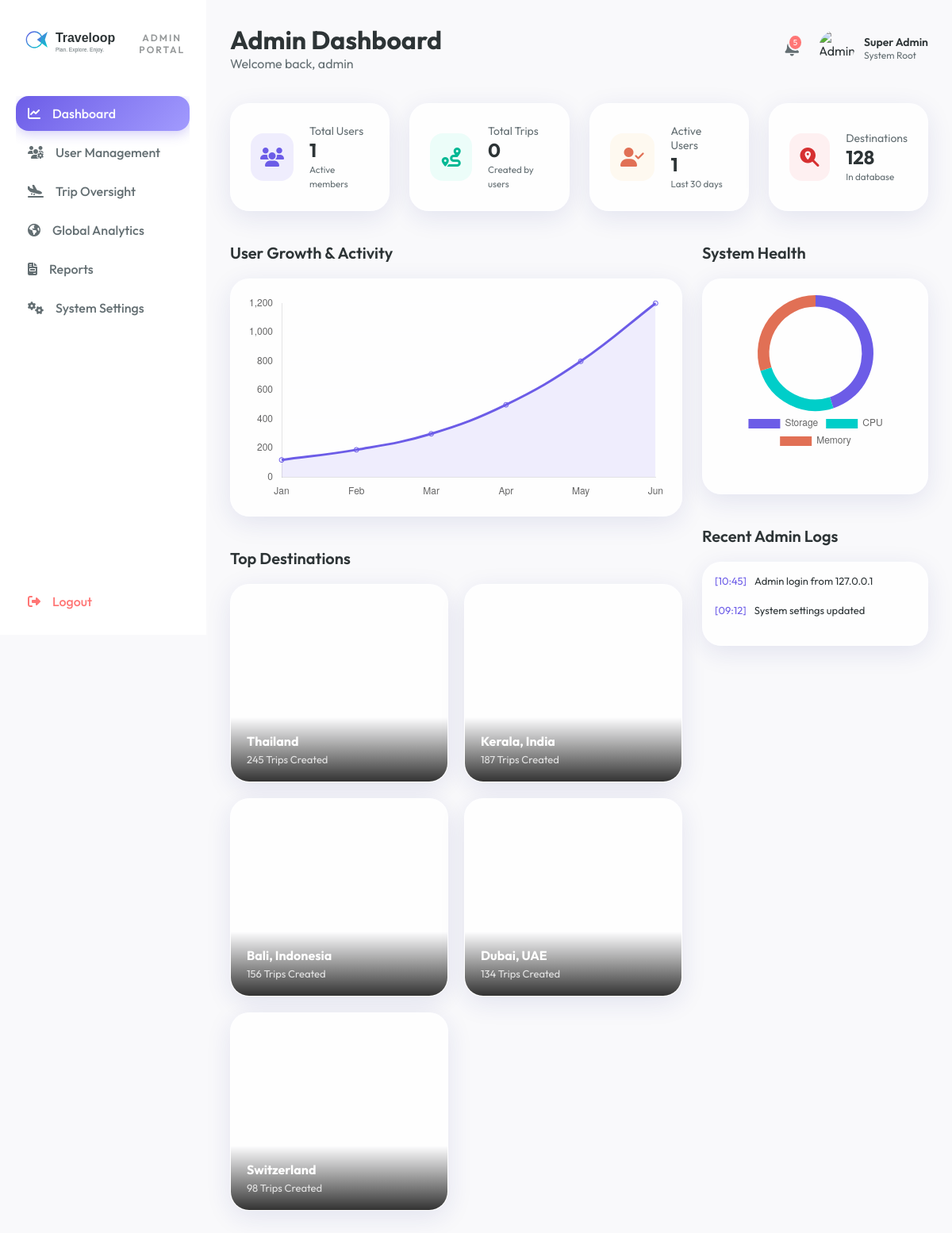
Screenshot of /admin/dashboard (signed in) with the database file from the repository.
### backend/models/analytics_model.py (models this page shows)
class DestinationAnalytics(db.Model):
    __tablename__ = 'destination_analytics'
    id = db.Column(db.Integer, primary_key=True)
    destination_name = db.Column(db.String(100), nullable=False)
    search_count = db.Column(db.Integer, default=0)
    trip_count = db.Column(db.Integer, default=0)
    last_updated = db.Column(db.DateTime, default=datetime.utcnow, onupdate=datetime.utcnow)

### backend/routes/admin_routes.py (the view)
@admin_bp.route('/dashboard')
def dashboard():
    if not is_admin():
        return redirect(url_for('admin.login'))
    stats = {
        'total_users': User.query.count(),
        'total_trips': Trip.query.count(),
        'active_users': User.query.filter(User.created_at >= datetime.utcnow() - timedelta(days=30)).count(),
        'popular_destinations': DestinationAnalytics.query.order_by(DestinationAnalytics.trip_count.desc()).limit(5).all()
    }
    return render_template('admin/dashboard.html', stats=stats)

### backend/routes/admin_routes.py (called while the page is built)
def is_admin():
    return 'admin_id' in session

### frontend/templates/admin/dashboard.html (shortened to what this page needs)
{% extends 'admin/layouts/base.html' %}
{% block content %}
<div class="stats-grid">
    <div class="stat-card glass-card">
        <div class="stat-icon blue">
            <i class="fas fa-users"></i>
        </div>
        <div class="stat-info">
            <p>Total Users</p>
            <h3>{{ stats.total_users }}</h3>
            <p><small>Active members</small></p>
        </div>
    </div>
    <div class="stat-card glass-card">
        <div class="stat-icon green">
            <i class="fas fa-route"></i>
        </div>
        <div class="stat-info">
            <p>Total Trips</p>
            <h3>{{ stats.total_trips }}</h3>
            <p><small>Created by users</small></p>
        </div>
    </div>
    <div class="stat-card glass-card">
        <div class="stat-icon orange">
            <i class="fas fa-user-check"></i>
        </div>
        <div class="stat-info">
            <p>Active Users</p>
            <h3>{{ stats.active_users }}</h3>
            <p><small>Last 30 days</small></p>
        </div>
    </div>
    <div class="stat-card glass-card">
        <div class="stat-icon red">
            <i class="fas fa-search-location"></i>
        </div>
        <div class="stat-info">
            <p>Destinations</p>
            <h3>128</h3>
            <p><small>In database</small></p>
        </div>
    </div>
</div>
<div class="dashboard-grid">
    <div class="dashboard-left">
        <div class="section-header">
            <h2>User Growth & Activity</h2>
        </div>
        <div class="glass-card" style="padding: 20px; height: 300px;">
            <canvas id="growthChart"></canvas>
        </div>
        <div class="section-header" style="margin-top: 40px;">
            <h2>Top Destinations</h2>
        </div>
        <div class="destinations-row">
            {% for dest in stats.popular_destinations %}
            <div class="destination-card-mini glass-card">
                <div class="dest-overlay">
                    <h4>{{ dest.destination_name }}</h4>
                    <p>{{ dest.trip_count }} Trips Created</p>
                </div>
            </div>
            {% else %}
            <div class="glass-card" style="padding: 20px; width: 100%; text-align: center;">
                <p>No popular destinations found yet.</p>
            </div>
            {% endfor %}
        </div>
    </div>
    <div class="dashboard-right">
        <div class="section-header">
            <h2>System Health</h2>
        </div>
        <div class="glass-card" style="padding: 20px;">
            <div class="chart-container">
                <canvas id="healthChart"></canvas>
            </div>
        </div>
        <div class="section-header" style="margin-top: 40px;">
            <h2>Recent Admin Logs</h2>
        </div>
        <div class="glass-card" style="padding: 0;">
            <div class="log-list" style="padding: 15px;">
                <div class="log-item" style="display: flex; gap: 10px; margin-bottom: 10px; font-size: 13px; border-bottom: 1px solid rgba(255,255,255,0.05); padding-bottom: 10px;">
                    <span style="color: var(--primary-color)">[10:45]</span>
                    <span>Admin login from 127.0.0.1</span>
                </div>
                <div class="log-item" style="display: flex; gap: 10px; margin-bottom: 10px; font-size: 13px; border-bottom: 1px solid rgba(255,255,255,0.05); padding-bottom: 10px;">
                    <span style="color: var(--primary-color)">[09:12]</span>
                    <span>System settings updated</span>
                </div>
            </div>
        </div>
    </div>
</div>
{% endblock %}
{% block extra_js %}
<script>
document.addEventListener('DOMContentLoaded', function() {
    // Growth Chart
    const growthCtx = document.getElementById('growthChart').getContext('2d');
    new Chart(growthCtx, {
        type: 'line',
        data: {
            labels: ['Jan', 'Feb', 'Mar', 'Apr', 'May', 'Jun'],
            datasets: [{
                label: 'User Signups',
                data: [120, 190, 300, 500, 800, 1200],
                borderColor: '#6c5ce7',
                tension: 0.4,
                fill: true,
                backgroundColor: 'rgba(108, 92, 231, 0.1)'
            }]
        },
        options: {
            responsive: true,
            maintainAspectRatio: false,
            plugins: { legend: { display: false } },
            scales: {
                y: { grid: { color: 'rgba(255,255,255,0.05)' } },
                x: { grid: { display: false } }
            }
        }
    });
    // Health Chart (Doughnut)
    const healthCtx = document.getElementById('healthChart').getContext('2d');
    new Chart(healthCtx, {
        type: 'doughnut',
        data: {
            labels: ['Storage', 'CPU', 'Memory'],
            datasets: [{
                data: [45, 25, 30],
                backgroundColor: ['#6c5ce7', '#00cec9', '#e17055'],
                borderWidth: 0
            }]
        },
        options: {
            cutout: '80%',
            plugins: { legend: { position: 'bottom' } }
        }
    });
});
</script>
{% endblock %}

### frontend/templates/admin/layouts/base.html (shortened to what this page needs)
<!DOCTYPE html>
<html lang="en">
<head>
    <link rel="stylesheet" href="{{ url_for('static', filename='css/variables.css') }}">
    <link rel="stylesheet" href="{{ url_for('static', filename='css/global.css') }}">
    <link rel="stylesheet" href="{{ url_for('static', filename='css/glassmorphism.css') }}">
    <link rel="stylesheet" href="{{ url_for('static', filename='css/sidebar.css') }}">
    <link rel="stylesheet" href="{{ url_for('static', filename='css/dashboard.css') }}">
    <link rel="stylesheet" href="{{ url_for('static', filename='css/animations.css') }}">
    <link rel="stylesheet" href="https://cdnjs.cloudflare.com/ajax/libs/font-awesome/6.4.0/css/all.min.css">
</head>
<body class="admin-theme">
    <div class="main-container">
        {% include 'admin/layouts/sidebar.html' %}
        <div class="content-wrapper">
            <header class="navbar">
                <div class="nav-left">
                    <div class="greeting">
                        <h1>Admin Dashboard</h1>
                        <p>Welcome back, {{ session.get('admin_username') }}</p>
                    </div>
                </div>
                <div class="nav-right">
                    <div class="nav-icon-btn">
                        <span class="notification-badge">5</span>
                    </div>
                    <div class="user-profile-dropdown">
                        <img src="{{ url_for('static', filename='images/avatars/admin.png') }}" alt="Admin" class="profile-img">
                        <div class="profile-info">
                            <span class="profile-name">Super Admin</span>
                            <span class="profile-role">System Root</span>
                        </div>
                    </div>
                </div>
            </header>
            <main id="main-content" class="fade-in">
                {% block content %}{% endblock %}
            </main>
        </div>
    </div>
    {% block extra_js %}{% endblock %}
</body>
</html>

### frontend/templates/admin/layouts/sidebar.html
<div class="sidebar glass-sidebar">
    <div class="sidebar-logo" style="text-align: center; padding-bottom: 20px; border-bottom: 1px solid rgba(255,255,255,0.1); margin-bottom: 20px;">
        <img src="{{ url_for('static', filename='images/logo/logo.svg') }}" alt="Traveloop" style="width: 140px; display: block; margin: 0 auto 10px auto;">
        <span style="font-size: 12px; font-weight: 600; text-transform: uppercase; letter-spacing: 2px; opacity: 0.5;">Admin Portal</span>
    </div>
    <nav class="sidebar-nav">
        <ul>
            <li class="{% if request.endpoint == 'admin.dashboard' %}active{% endif %}">
                <a href="{{ url_for('admin.dashboard') }}">
                    <i class="fas fa-chart-line"></i>
                    <span>Dashboard</span>
                </a>
            </li>
            <li class="{% if request.endpoint == 'admin.users' %}active{% endif %}">
                <a href="{{ url_for('admin.users') }}">
                    <i class="fas fa-users-cog"></i>
                    <span>User Management</span>
                </a>
            </li>
            <li class="{% if request.endpoint == 'admin.trips' %}active{% endif %}">
                <a href="{{ url_for('admin.trips') }}">
                    <i class="fas fa-plane-arrival"></i>
                    <span>Trip Oversight</span>
                </a>
            </li>
            <li class="{% if request.endpoint == 'admin.analytics' %}active{% endif %}">
                <a href="{{ url_for('admin.analytics') }}">
                    <i class="fas fa-globe-americas"></i>
                    <span>Global Analytics</span>
                </a>
            </li>
            <li class="{% if request.endpoint == 'admin.reports' %}active{% endif %}">
                <a href="{{ url_for('admin.reports') }}">
                    <i class="fas fa-file-invoice"></i>
                    <span>Reports</span>
                </a>
            </li>
            <li class="{% if request.endpoint == 'admin.settings' %}active{% endif %}">
                <a href="{{ url_for('admin.settings') }}">
                    <i class="fas fa-cogs"></i>
                    <span>System Settings</span>
                </a>
            </li>
        </ul>
    </nav>
    <div class="sidebar-footer">
        <a href="{{ url_for('admin.logout') }}" class="logout-btn">
            <i class="fas fa-sign-out-alt"></i>
            <span>Logout</span>
        </a>
    </div>
</div>

### frontend/static/css/variables.css (style rules this page uses)
:root { --primary-color: #6c5ce7; --primary-light: #a29bfe; --secondary-color: #00cec9; --accent-color: #fab1a0; --text-main: #2d3436; --text-muted: #636e72; --bg-main: #f9f9fb; --sidebar-bg: #ffffff; --card-bg: rgba(255, 255, 255, 0.8); --glass-border: rgba(255, 255, 255, 0.3); --glass-shadow: 0 8px 32px 0 rgba(31, 38, 135, 0.1); --radius-lg: 24px; --radius-md: 16px; --radius-sm: 8px; --transition: all 0.3s ease; --gradient-primary: linear-gradient(135deg, #6c5ce7 0%, #a29bfe 100%); --gradient-success: linear-gradient(135deg, #55efc4 0%, #00b894 100%); --gradient-info: linear-gradient(135deg, #81ecec 0%, #00cec9 100%); --gradient-warning: linear-gradient(135deg, #ffeaa7 0%, #fdcb6e 100%); --gradient-danger: linear-gradient(135deg, #ff7675 0%, #d63031 100%); }

### frontend/static/css/global.css (style rules this page uses)
* { margin: 0; padding: 0; box-sizing: border-box; }
body { font-family: 'Outfit', sans-serif; background-color: var(--bg-main); color: var(--text-main); overflow-x: hidden; }
a { text-decoration: none; color: inherit; }
ul { list-style: none; }
.main-container { display: flex; min-height: 100vh; }
.content-wrapper { flex: 1; padding: 30px; margin-left: 260px; transition: var(--transition); }

### frontend/static/css/glassmorphism.css (style rules this page uses)
.glass-card { background: var(--card-bg); backdrop-filter: blur(10px); -webkit-backdrop-filter: blur(10px); border-radius: var(--radius-lg); border: 1px solid var(--glass-border); box-shadow: var(--glass-shadow); transition: var(--transition); }
.glass-sidebar { background: var(--sidebar-bg); backdrop-filter: blur(10px); -webkit-backdrop-filter: blur(10px); border-right: 1px solid var(--glass-border); }

### frontend/static/css/sidebar.css (style rules this page uses)
.sidebar { width: 260px; height: 100vh; position: fixed; top: 0; left: 0; display: flex; flex-direction: column; padding: 20px; z-index: 1000; }
.sidebar-logo { display: flex; align-items: center; gap: 12px; padding: 10px; margin-bottom: 30px; }
.sidebar-logo img { width: 40px; height: 40px; }
.sidebar-nav { flex: 1; overflow-y: auto; }
.sidebar-nav ul li { margin-bottom: 5px; }
.sidebar-nav ul li a { display: flex; align-items: center; gap: 15px; padding: 12px 15px; border-radius: var(--radius-md); color: var(--text-muted); font-weight: 500; transition: var(--transition); }
.sidebar-nav ul li.active a { background: var(--gradient-primary); color: #fff; box-shadow: 0 4px 15px rgba(108, 92, 231, 0.3); }
.sidebar-footer { padding-top: 20px; }
.logout-btn { display: flex; align-items: center; gap: 15px; padding: 12px 15px; border-radius: var(--radius-md); color: #ff7675; font-weight: 500; transition: var(--transition); }

### frontend/static/css/animations.css (style rules this page uses)
.fade-in { animation: fadeIn 0.5s ease-out forwards; }

### rows the page displays
DestinationAnalytics: destination_name "Thailand", trip_count "245"
DestinationAnalytics: destination_name "Kerala, India", trip_count "187"
DestinationAnalytics: destination_name "Bali, Indonesia", trip_count "156"
DestinationAnalytics: destination_name "Dubai, UAE", trip_count "134"
DestinationAnalytics: destination_name "Switzerland", trip_count "98"

### other values shown
{{ session.get('admin_username') }} "admin"
{{ stats.total_users }} "1"
{{ stats.total_trips }} "0"
{{ stats.active_users }} "1"
